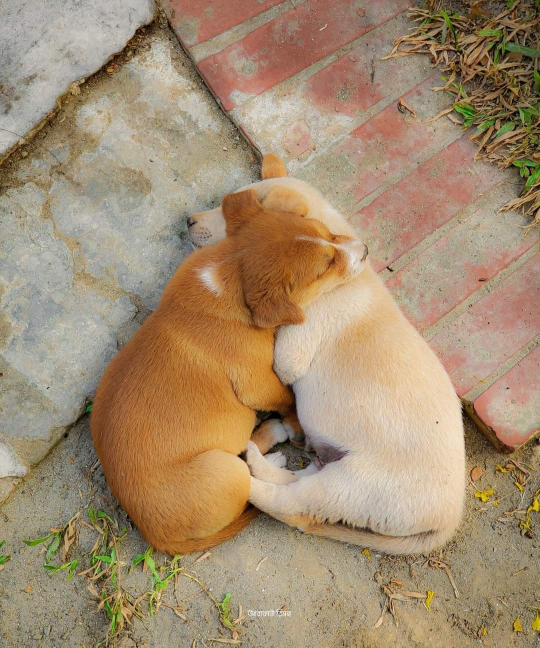
#> input picture dogs.jpg, 1080 x 1295 px, found by its file name (shown at 1/2 size)
$ python p1c.py
#> lines starting #> are read from the running program, lines starting #| are printed output that depends on the picture
import cv2
import numpy as np
import matplotlib.pyplot as plt

image_path = 'dogs.jpg'

def convert_to_gray(image):
    h,w,c = image.shape
    gray_image = np.zeros((h,w),dtype=np.uint8)
    for i in range(h):
        for j in range(w):
            b,g,r = image[i,j]
            gray_value = 0.3*r + 0.59*g + 0.11*b
            gray_image[i,j] = int(gray_value)

    return gray_image
def histogram(image):
    fre = np.zeros(256,dtype=int)
    h,w = image.shape
    for i in range(h):
        for j in range(w):
            fre[image[i,j]] += 1
    return fre


def main():
    image = cv2.imread(image_path)
#> image is the input picture: shape (1295, 1080, 3); mean B, G, R 112.3, 140.8, 163.5
    image = convert_to_gray(image)
#> after the loop in convert_to_gray, `for i in range(h):`:
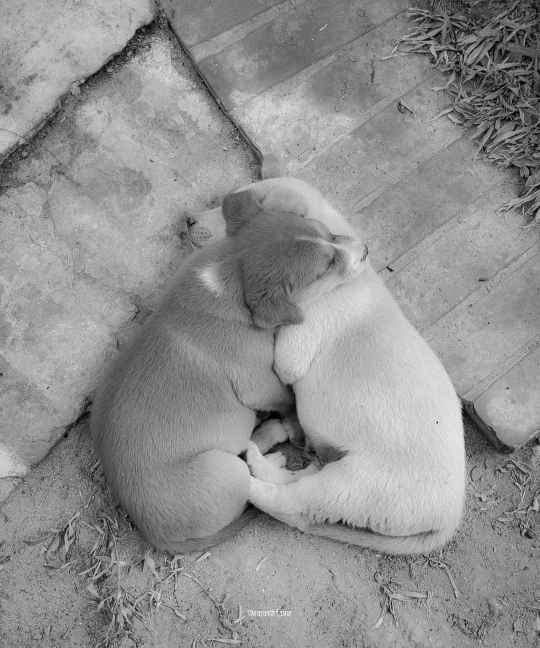
#> gray_image: shape (1295, 1080) (shown at 1/2 size); min 0, max 253, mean 144.1
    image = cv2.resize(image,(512,512))
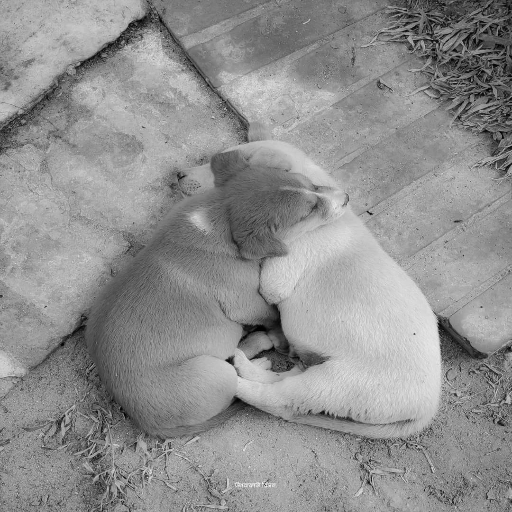
#> image: shape (512, 512); min 0, max 247, mean 144
    '''plt.imshow(cv2.cvtColor(image,cv2.COLOR_BGR2RGB))
    plt.show()'''
    '''cnt = 0
    for i in range(256):
        print(frequency_list[i])
        cnt += frequency_list[i]
    print(cnt)'''
    frequency_list = histogram(image)
#> frequency_list = 256 values, max 3313 at index 154, min 0 at index 238, mean 1024


#> (the run stopped early here; a loop or call above may not have finished)

$ run again, with dog.jpg copied over dogs.jpg
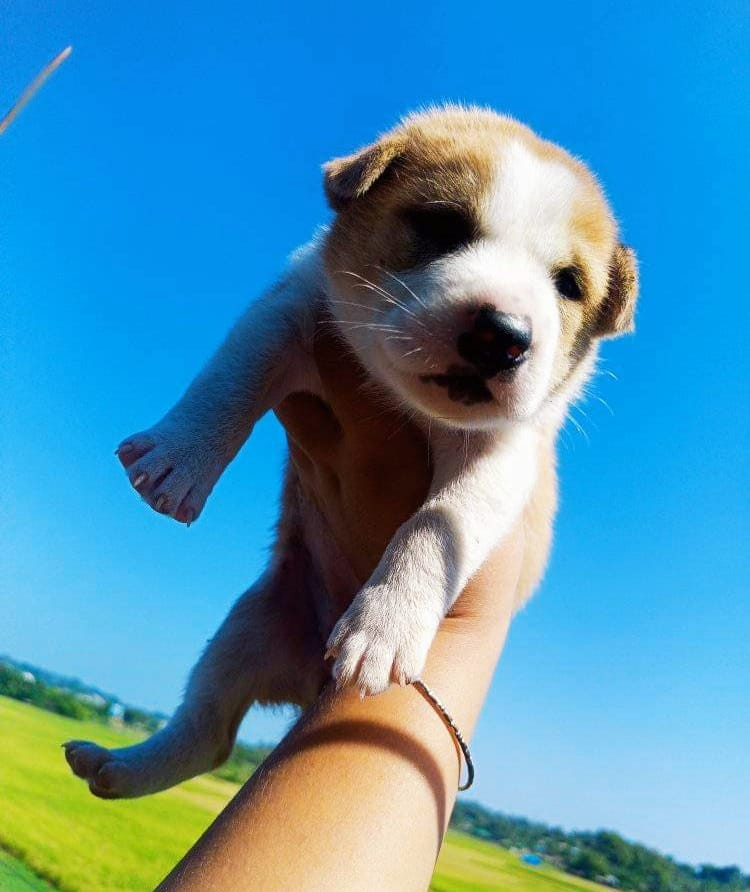
#> input picture dog.jpg, 750 x 892 px, found by its file name
#> in main, image is the input picture: shape (892, 750, 3); mean B, G, R 178.4, 147.1, 77.8
#> after the loop in convert_to_gray, `for i in range(h):`:
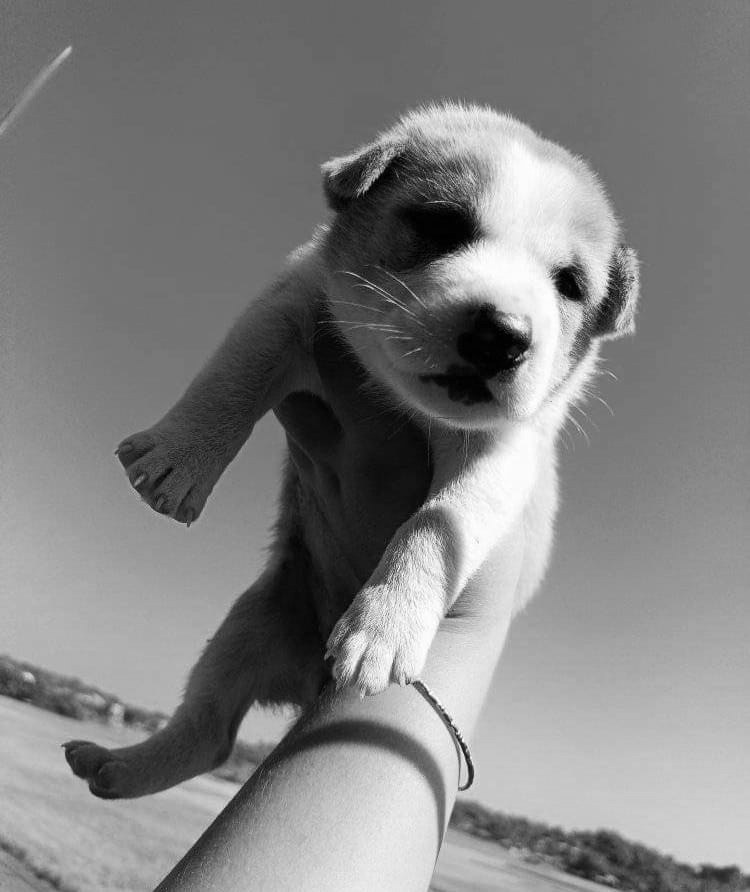
#> gray_image: shape (892, 750); min 0, max 255, mean 129.2
#> in main, `image = cv2.resize(image,(512,512))`:
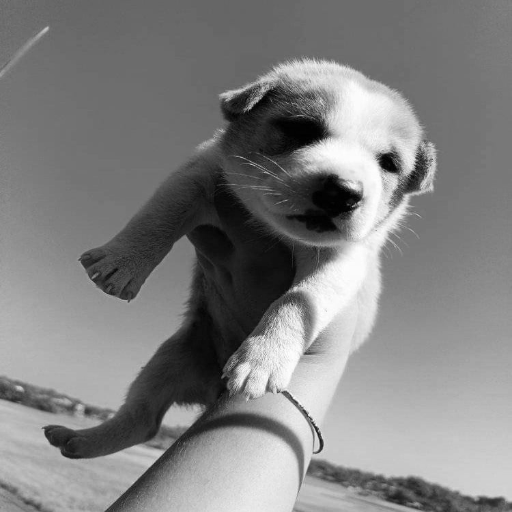
#> image: shape (512, 512); min 0, max 254, mean 129.2
#> frequency_list = 256 values, max 8241 at index 115, min 0 at index 255, mean 1024

$ run again, with dog2.jpg copied over dogs.jpg
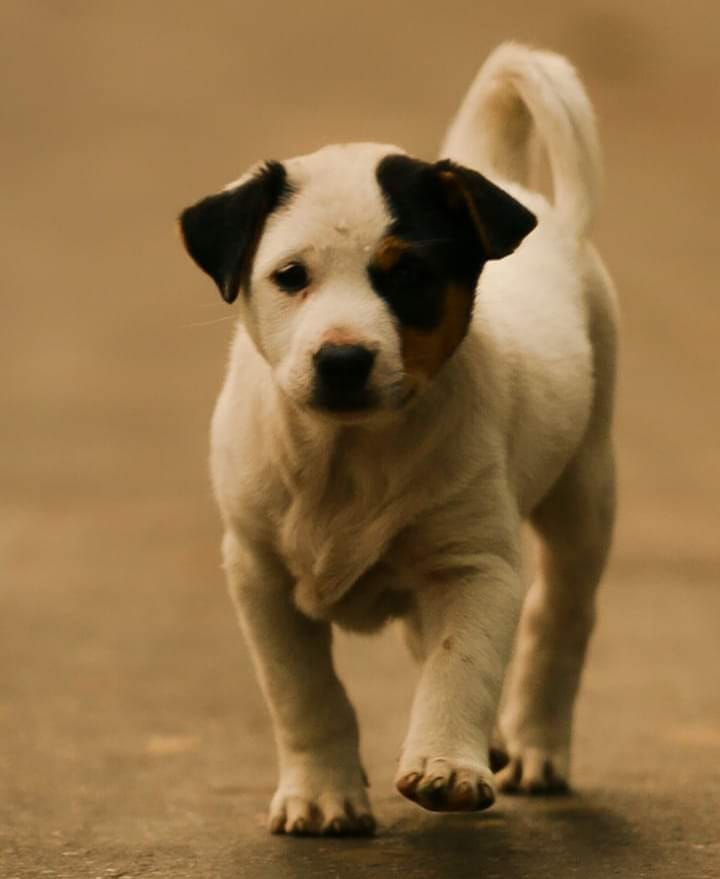
#> input picture dog2.jpg, 720 x 879 px, found by its file name
#> in main, image is the input picture: shape (879, 720, 3); mean B, G, R 69.8, 111.9, 143.8
#> after the loop in convert_to_gray, `for i in range(h):`:
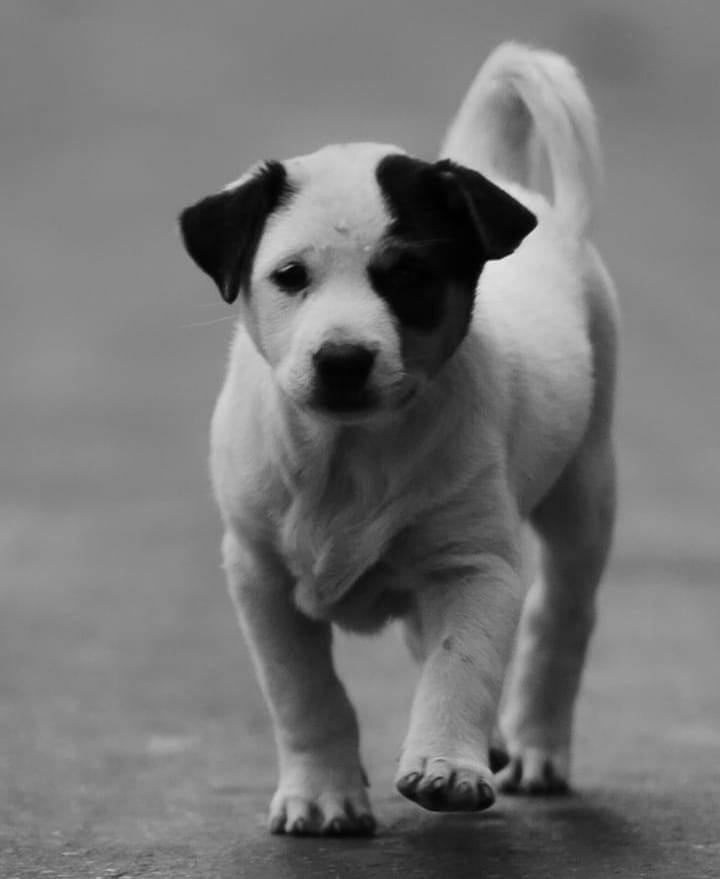
#> gray_image: shape (879, 720); min 0, max 237, mean 116.5
#> in main, `image = cv2.resize(image,(512,512))`:
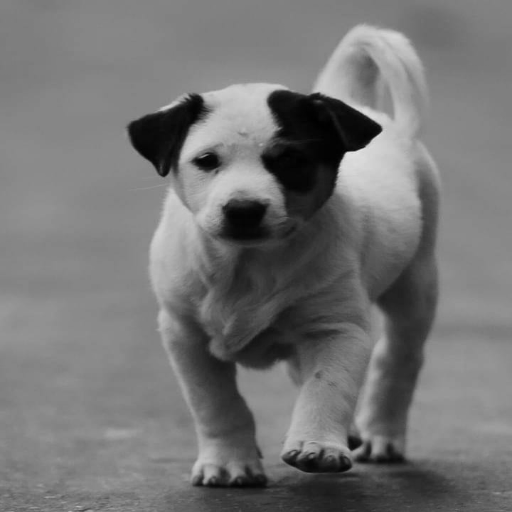
#> image: shape (512, 512); min 0, max 229, mean 116.5
#> frequency_list = 256 values, max 18893 at index 134, min 0 at index 227, mean 1024
